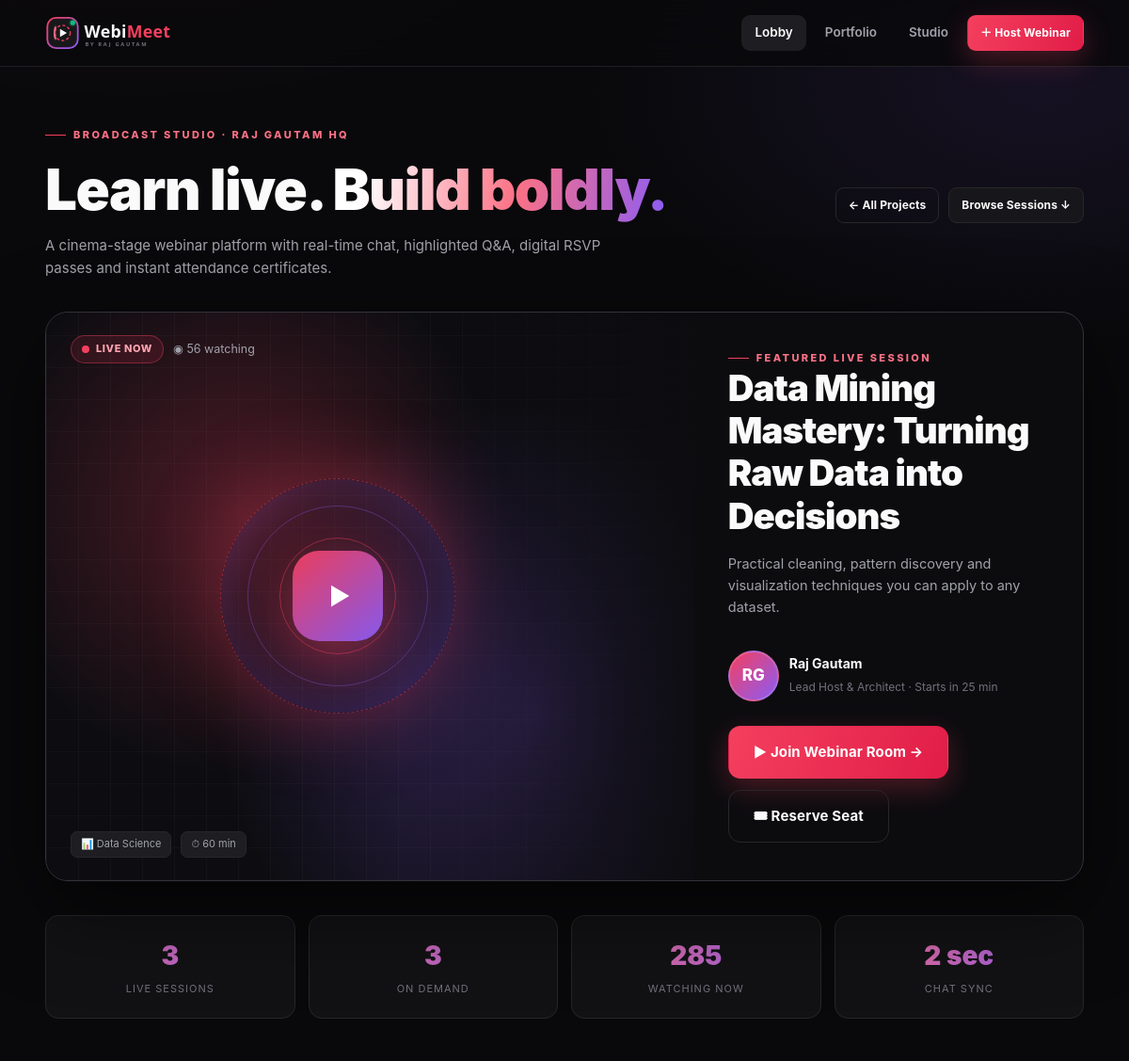
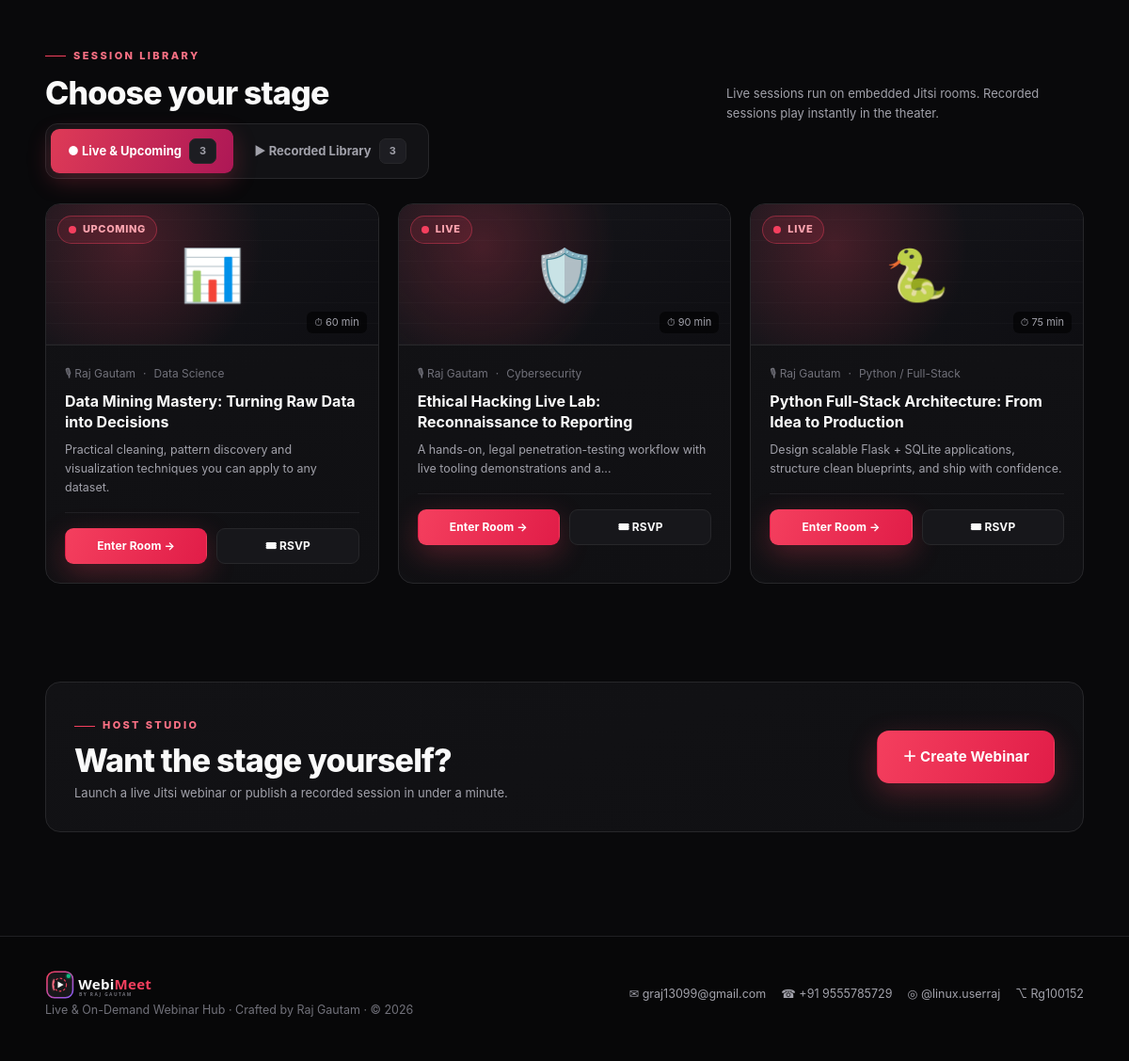
Screenshot of /lobby with the database file from the repository (2 pictures, top to bottom).
### tables this page shows
CREATE TABLE webinars (
    id           INTEGER PRIMARY KEY AUTOINCREMENT,
    title        TEXT NOT NULL,
    speaker      TEXT NOT NULL,
    category     TEXT NOT NULL,
    mode         TEXT NOT NULL CHECK (mode IN ('live', 'recorded')),
    video_url    TEXT NOT NULL DEFAULT '',
    description  TEXT NOT NULL DEFAULT '',
    slides_url   TEXT NOT NULL DEFAULT '',
    starts_at    TEXT NOT NULL DEFAULT '',
    duration     TEXT NOT NULL DEFAULT '60 min',
    attendees    INTEGER NOT NULL DEFAULT 0,
    accent       TEXT NOT NULL DEFAULT 'rose',
    icon         TEXT NOT NULL DEFAULT '🎬',
    created_at   TEXT NOT NULL DEFAULT CURRENT_TIMESTAMP
);

### routes/webinar_routes.py (the view)
@webinar_bp.get("/")
@webinar_bp.get("/lobby")
def lobby():
    webinars = fetch_all("SELECT * FROM webinars ORDER BY id DESC")
    live = [w for w in webinars if w["mode"] == "live"]
    recorded = [w for w in webinars if w["mode"] == "recorded"]
    featured = live[0] if live else (webinars[0] if webinars else None)
    stats = {
        "live": len(live),
        "recorded": len(recorded),
        "watching": sum(w["attendees"] for w in live),
    }
    return render_template(
        "index.html",
        webinars=webinars,
        live=live,
        recorded=recorded,
        featured=featured,
        stats=stats,
        active_page="lobby",
    )

### app.py (called while the page is built)
@app.context_processor
def inject_template_globals():
    return {
        "developer": DEVELOPER,
        "projects": PORTFOLIO_PROJECTS,
        "brand": "WebiMeet",
        "current_year": datetime.now(timezone.utc).year,
    }

### db.py (called while the page is built)
def get_db():
    if "db" not in g:
        os.makedirs(DB_DIR, exist_ok=True)
        connection = sqlite3.connect(DB_PATH)
        connection.row_factory = sqlite3.Row
        connection.execute("PRAGMA foreign_keys = ON")
        g.db = connection
    return g.db

def fetch_all(query, params=()):
    return get_db().execute(query, params).fetchall()

### templates/index.html (shortened to what this page needs)
{% extends "base.html" %}
{% block content %}
<section class="container py-hero">
  <div class="between" style="margin-bottom:22px">
    <div>
      <span class="eyebrow">Broadcast Studio · Raj Gautam HQ</span>
      <h1 style="margin-top:14px">Learn live. <span class="gradient-text">Build boldly.</span></h1>
      <p class="muted" style="max-width:620px">A cinema-stage webinar platform with real-time chat, highlighted Q&amp;A, digital RSVP passes and instant attendance certificates.</p>
    </div>
    <div class="row wrap" style="gap:10px">
      <a href="{{ url_for('webinar.portfolio') }}" class="btn btn-outline btn-sm">← All Projects</a>
      <a href="#sessions" class="btn btn-ghost btn-sm">Browse Sessions ↓</a>
    </div>
  </div>
  {% if featured %}
  <div class="hero-stage">
    <div class="hero-visual">
      <div class="hero-orb"></div>
      <div class="play-core">
        <svg viewBox="0 0 24 24" fill="none" aria-hidden="true"><path d="M8 5.5 19 12 8 18.5Z" fill="white"/></svg>
      </div>
      <div class="hero-overlay">
        {% if featured.mode == 'live' %}
          <span class="badge badge-live"><span class="dot"></span> Live Now</span>
        {% else %}
          <span class="badge badge-recorded">◆ On Demand</span>
        {% endif %}
        <span class="viewers">◉ {{ featured.attendees }} watching</span>
      </div>
      <div class="hero-overlay-bottom">
        <span class="tag-chip">{{ featured.icon }} {{ featured.category }}</span>
        <span class="tag-chip">⏱ {{ featured.duration }}</span>
      </div>
    </div>
    <div class="hero-content">
      <span class="eyebrow">Featured {{ 'Live Session' if featured.mode == 'live' else 'Recording' }}</span>
      <h1>{{ featured.title }}</h1>
      <p>{{ featured.description }}</p>
      <div class="speaker-chip">
        <div class="avatar avatar-lg">RG</div>
        <div>
          <strong>{{ featured.speaker }}</strong>
          <span>Lead Host &amp; Architect · {{ featured.starts_at }}</span>
        </div>
      </div>
      <div class="row wrap">
        <a href="{{ url_for('webinar.room', webinar_id=featured.id) }}" class="btn btn-primary btn-lg">▶ Join Webinar Room →</a>
        <button class="btn btn-outline btn-lg" onclick="openRsvp({{ featured.id }}, this.dataset.title)" data-title="{{ featured.title }}">🎟 Reserve Seat</button>
      </div>
    </div>
  </div>
  {% endif %}
  <div class="stat-strip">
    <div class="stat-box"><strong>{{ stats.live }}</strong><span>Live Sessions</span></div>
    <div class="stat-box"><strong>{{ stats.recorded }}</strong><span>On Demand</span></div>
    <div class="stat-box"><strong>{{ stats.watching }}</strong><span>Watching Now</span></div>
    <div class="stat-box"><strong>2 sec</strong><span>Chat Sync</span></div>
  </div>
</section>
<section class="container section" id="sessions">
  <div class="between" style="align-items:flex-end">
    <div>
      <span class="eyebrow">Session Library</span>
      <h2 style="margin-top:10px">Choose your stage</h2>
    </div>
    <p class="muted" style="max-width:380px;font-size:13px;margin:0">Live sessions run on embedded Jitsi rooms. Recorded sessions play instantly in the theater.</p>
  </div>
  <div class="tabs" role="tablist">
    <button class="tab active" role="tab" data-tab="live">● Live &amp; Upcoming <span class="tag-chip">{{ live|length }}</span></button>
    <button class="tab" role="tab" data-tab="recorded">▶ Recorded Library <span class="tag-chip">{{ recorded|length }}</span></button>
  </div>
  <div id="panel-live" class="tab-panel">
    <div class="grid grid-3">
      {% for w in live %}
      <article class="card">
        <div class="session-thumb">
          <span class="badge badge-live"><span class="dot"></span> {{ 'Live' if w.starts_at == 'LIVE NOW' else 'Upcoming' }}</span>
          <span>{{ w.icon }}</span>
          <span class="duration">⏱ {{ w.duration }}</span>
        </div>
        <div class="card-body">
          <div class="session-meta"><span>🎙 {{ w.speaker }}</span><span>·</span><span>{{ w.category }}</span></div>
          <div class="session-title">{{ w.title }}</div>
          <p class="muted" style="font-size:12.5px;margin-top:8px">{{ w.description|truncate(95) }}</p>
          <div class="card-foot">
            <a href="{{ url_for('webinar.room', webinar_id=w.id) }}" class="btn btn-primary btn-sm">Enter Room →</a>
            <button class="btn btn-ghost btn-sm" onclick="openRsvp({{ w.id }}, this.dataset.title)" data-title="{{ w.title }}">🎟 RSVP</button>
          </div>
        </div>
      </article>
      {% endfor %}
    </div>
  </div>
</section>
<section class="container section-sm">
  <div class="card" style="padding:30px;display:flex;gap:24px;align-items:center;flex-wrap:wrap;justify-content:space-between">
    <div>
      <span class="eyebrow">Host Studio</span>
      <h2 style="margin:8px 0 4px">Want the stage yourself?</h2>
      <p class="muted" style="margin:0;font-size:13px">Launch a live Jitsi webinar or publish a recorded session in under a minute.</p>
    </div>
    <a href="{{ url_for('webinar.host') }}" class="btn btn-primary btn-lg">＋ Create Webinar</a>
  </div>
</section>
{% endblock %}

### rows the page displays
webinars: attendees "56", icon "📊", category "Data Science", duration "60 min", mode "LIVE SESSION", title "Data Mining Mastery: Turning Raw Data into Decisions", description "Practical cleaning, pattern discovery and visualization techniques you can apply to any dataset.", speaker "Raj Gautam", starts_at "Starts in 25 min", starts_at "UPCOMING"
webinars: starts_at "LIVE", icon "🛡️", duration "90 min", speaker "Raj Gautam", category "Cybersecurity", title "Ethical Hacking Live Lab: Reconnaissance to Reporting", description "A hands-on, legal penetration-testing workflow with live tooling demonstrations and a..."
webinars: starts_at "LIVE", icon "🐍", duration "75 min", speaker "Raj Gautam", category "Python / Full-Stack", title "Python Full-Stack Architecture: From Idea to Production", description "Design scalable Flask + SQLite applications, structure clean blueprints, and ship with confidence."

### other values shown
{{ live|length }} "3"
{{ recorded|length }} "3"
{{ developer.name }} "Raj Gautam"
{{ developer.email }} "graj13099@gmail.com"
{{ developer.contact }} "+91 9555785729"
{{ developer.instagram }} "@linux.userraj"
{{ developer.github }} "Rg100152"
